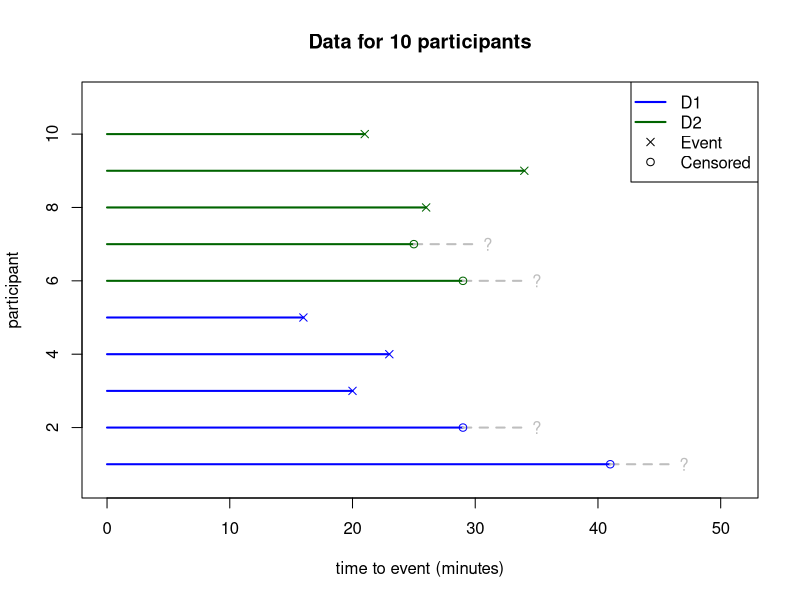
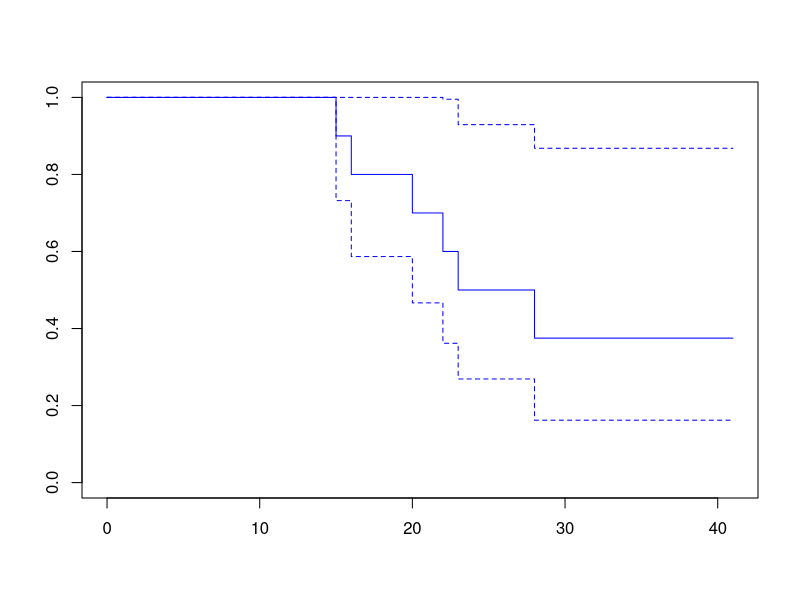

Generate these figures, in order, with R: (Note: this script raises an error after producing the figures.)
## ---- chunk 1
set.seed(39562) # (493756)
ss <- 400
fdrug <- factor(rep(1:2, each = ss/2), labels = c("D1", "D2"))
event <- c(rbinom(ss/2, 1, prob = .7), rbinom(ss/2, 1, prob = .75))
tte <- round(rgamma(ss, shape = 30, rate = 1+event/4))
migraine <- data.frame(event, time = tte, drug = fdrug)
write.table(migraine, file = "migraine_data.txt", sep = "\t", row.names = FALSE)
## ---- chunk 2
mydata <- rbind(migraine[1:5, ], migraine[(ss/2+1):(ss/2+5), ])
mydata
## ---- chunk 3
mycol <- c(D1="blue", D2="darkgreen")
plot(NULL,
     xlim = c(0, max(mydata$time)+10), ylim = c(0.5, nrow(mydata)+1),
     main = "Data for 10 participants",
     xlab = "time to event (minutes)", ylab = "participant")
segments(0, 1:nrow(mydata), mydata$time, 1:nrow(mydata),
         lwd = 2, col = mycol[mydata$drug])
segments(mydata$time, 1:nrow(mydata), mydata$time+5, 1:nrow(mydata),
         lwd = 2, lty = 2, col = ifelse(mydata$event, "#00000000", "grey"))
points(mydata$time, 1:nrow(mydata),
       pch=ifelse(mydata$event, 4, 1), col=mycol[mydata$drug])
points(mydata$time+6, 1:nrow(mydata),
       pch=ifelse(mydata$event, "", "?"), col="grey")
legend("topright", legend = c(names(mycol), "Event", "Censored"), 
       lwd = c(2, 2, NA, NA), col = c(mycol, "black", "black"), pch=c(NA, NA, 4, 1))
## ---- chunk 4
mydata <- migraine[1:10, ] #
mydata1 <- mydata[, -3]
mydata1
## ---- chunk 5
mydatas <- mydata1[order(mydata1$time), ]
nrisk <- nrow(mydatas) - cumsum(mydatas$event)[-c(3, 5)]
prob.surv <- nrisk/rep(nrow(mydatas), length(nrisk))
prob.surv
## ---- chunk 6
library(survival)
## ---- chunk 7
migr.surv <- Surv(time = mydata1$time, event = mydata1$event)
## ---- chunk 8
plot(migr.surv, col = "blue")
## ---- chunk 9
svfit <- survfit( migr.surv ~ 1)
## ---- chunk 10
summary( svfit )
## ---- chunk 11
catLinkTaskSection("exercises/01-Survival-analysis-in-R.Rmd" );
## ---- chunk 12
mydata <- rbind(migraine[1:10, ], migraine[(ss/2+1):(ss/2+10), ])
## ---- chunk 13
migr.surv <- Surv(time = mydata$time, event = mydata$event)
## ---- chunk 14
svfit <- survfit(Surv(migraine$time, migraine$event) ~ migraine$drug)
## ---- chunk 15
print(svfit)
## ---- chunk 16
summary(svfit)
## ---- chunk 17
plot(svfit)
## ---- chunk 18
survdiff(migr.surv ~ mydata$drug)
## ---- chunk 19
catLinkTaskSection("exercises/02-log-rank-test.Rmd" );
## ---- chunk 20
# ?Melanoma
library(survival)
library(MASS)
str(Melanoma)
## ---- chunk 21
survm <- Surv(Melanoma$time, Melanoma$status == 1)
## ---- chunk 22
mel.cox <- coxph(Surv(time, status == 1) ~ sex, data = Melanoma)
summary(mel.cox)
## ---- chunk 23
leuk.coxs <- coxph(Surv(time) ~ strata(ag) + log(wbc), data = leuk)
summary(leuk.coxs)
## ---- chunk 24
plot(survfit(leuk.coxs), main = "AG defining strata", log=TRUE)

## ---- chunk 25
leuk.cox <- coxph(Surv(time) ~ ag + log(wbc), data = leuk)

## ---- chunk 26
par(mfrow = c(1, 2))
plot(survfit(leuk.cox), main = "AG as covariate")
plot(survfit(leuk.coxs), main = "AG defining strata")
## ---- chunk 27
plot(survfit(leuk.coxs), main = "AG defining strata", log = TRUE)
## ---- chunk 28
catLinkTaskSection("exercises/03-survival-analysis-regression-models.Rmd" );
## ---- chunk 29
library(survival)
library(MASS)
str(Melanoma)
survm <- Surv(Melanoma$time, Melanoma$status == 1)
mel.cox <- coxph(Surv(time, status == 1) ~ sex, data = Melanoma)
mel.cox
## ---- chunk 30
# get.ssize.surv
#
# Function to compute the sample size required to find a log-hazard ratio 
#using Cox regression, 
# where the ratio is computed between two groups
#
# Inputs
# beta: power, so 1-prob. type-II error 
# alpha: desired significance level 
# p1: proportion of individuals in group 1 - it does not matter which group 
#is taken as group 1, 
#     since this enters the formula via p1(1-p1)
# b1: log hazard ratio between the two groups 
#   It corresponds to the beta coefficient in the cox ph regression
# pevents: prop events
#
# Output:
# the sample size required

get.ssize.surv <- function(beta, alpha=0.05, p1=0.5, b1=0.5, pevents=1)
{
  num <- ( qnorm(1-alpha/2,lower.tail=FALSE) + qnorm(beta, lower.tail=FALSE) ) ^2
  den <- p1*(1-p1)*( b1^2 )*pevents
  n <- num/den
  n
}
## ---- chunk 31
p.event <- mean(Melanoma$status == 1)
## ---- chunk 32
b1 <- mel.cox$coefficients
## ---- chunk 33
table(Melanoma$sex)
## ---- chunk 34
p1 <- mean(Melanoma$sex)
## ---- chunk 35
get.ssize.surv(beta = 0.8, alpha = 0.005, p1 = p1, b1 = b1, pevents = p.event)
## ---- chunk 36
catLinkTaskSection("exercises/04-power-analysis.Rmd" );
## ---- chunk 37
set.seed(39562) # (493756)
ss <- 400
fdrug <- factor(rep(1:2, each = ss/2), labels = c("D1", "D2"))
event <- c(rbinom(ss/2, 1, prob = .7), rbinom(ss/2, 1, prob = .75))
tte <- round(rgamma(ss, shape = 30, rate = 1+event/4))
migraine <- data.frame(event, time = tte, drug = fdrug)
mydata <- rbind(migraine[1:5, ], migraine[(ss/2+1):(ss/2+5), ])

mycol <- c(D1="blue", D2="darkgreen")
plot(NULL,
     xlim = c(0, max(mydata$time)+10), ylim = c(0.5, nrow(mydata)+1),
     main = "Data for 10 participants",
     xlab = "time to event (minutes)", ylab = "participant")
segments(0, 1:nrow(mydata), mydata$time, 1:nrow(mydata),
         lwd = 2, col = mycol[mydata$drug])
segments(mydata$time, 1:nrow(mydata), mydata$time+5, 1:nrow(mydata),
         lwd = 2, lty = 2, col = ifelse(mydata$event, "#00000000", "grey"))
points(mydata$time, 1:nrow(mydata),
       pch=ifelse(mydata$event, 4, 1), col=mycol[mydata$drug])
points(mydata$time+6, 1:nrow(mydata),
       pch=ifelse(mydata$event, "", "?"), col="grey")
legend("topright", legend = c(names(mycol), "Event", "Censored"), 
       lwd = c(2, 2, NA, NA), col = c(mycol, "black", "black"), pch=c(NA, NA, 4, 1))
## ---- chunk 38
# ?Melanoma
library(survival)
library(MASS)
str(Melanoma)
## ---- chunk 39
survm <- Surv(Melanoma$time, Melanoma$status == 1)
plot(survfit(survm ~ Melanoma$sex))
mel.cox <- coxph(Surv(time, status == 1) ~ sex, data = Melanoma)
summary(mel.cox)
